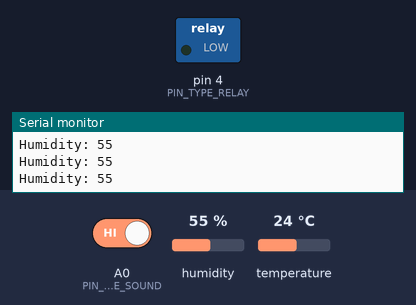
This sketch was run on a simulated Arduino Uno, built with avr-gcc and run on an emulated ATmega328P. Parts: switched loads named in the sketch (green lamp = pin HIGH), the last lines printed to the serial monitor. The test bench sets the inputs (shaded band); at power-on: A0 (PIN_TYPE_SOUND) HIGH, humidity 55 %, temperature 24 °C.

Above: at 2.8 s.
2.9 s: A0 (PIN_TYPE_SOUND) driven LOW
At 4.9 s:
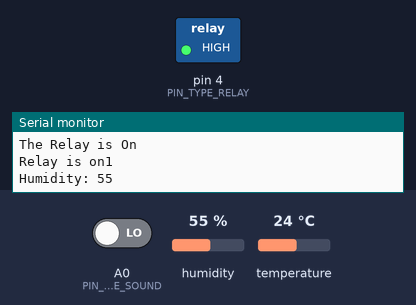
8.9 s: A0 (PIN_TYPE_SOUND) driven HIGH
At 9.4 s:
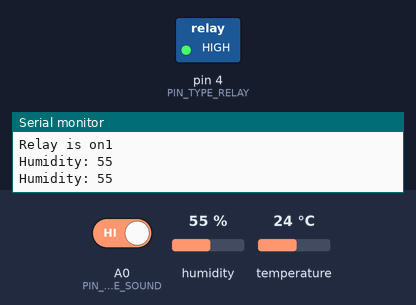
Timing chart, 0 to 11.9 s (numbered marks = the images above; inputs shaded):
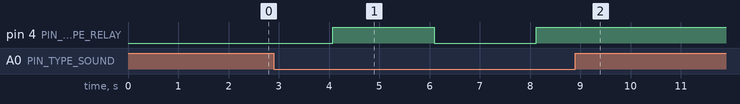

Measured:
- after the input at 2.9 s, pin 4 (PIN_TYPE_RELAY): LOW → HIGH after 1.2 s, → LOW 2.0 s later, → HIGH 2.0 s later
- after the input at 8.9 s, pin 4 (PIN_TYPE_RELAY): stops changing and stays HIGH

The sketch:

FINAL_CODE_RELAY_SOUND_HUMID.ino
```cpp
#include <DHT.h>

#define DHTTYPE DHT11
#define PIN_TYPE_DHT 7
#define PIN_TYPE_SOUND A0
#define PIN_TYPE_RELAY 4
#define TEMP_THRESHOLD 80
#define SOUND_THRESHOLD 500

int clap = 0;
long detection_range_start = 0;
long detection_range = 0;
unsigned long lastTempTriggered = 0;
unsigned long lastSoundTriggered = 0;
bool isTempTriggered = false;
bool isSoundTriggered = false;
bool isRelayOn = false;
boolean status_relay = false;

DHT dht(PIN_TYPE_DHT, DHTTYPE);

enum Task{
  READ_TEMPERATURE,
  CHECK_TEMPERATURE,
  CHECK_SOUND,
};

Task currentTask = READ_TEMPERATURE;

void setup(){
  pinMode(PIN_TYPE_RELAY, OUTPUT);
  pinMode(PIN_TYPE_SOUND, INPUT);
  Serial.begin(9600);
  dht.begin();
}

void loop(){
  switch (currentTask) {
    case READ_TEMPERATURE:
      readHumidityFunction();
      break;
    case CHECK_TEMPERATURE:
      checkTemperature();
      break;
    case CHECK_SOUND:
      checkSoundFunction();
      break;
  }
}

void readHumidityFunction(){
  float humidity = dht.readHumidity();
  displayTemperature(humidity);
  currentTask = CHECK_TEMPERATURE;
}

void displayTemperature(float ahumid){
  int humidity = ahumid;
  Serial.print("Humidity: ");
  Serial.println(humidity);
  delay(1000);
}

void checkTemperature(){
  float humidity = dht.readHumidity();
  if (humidity >= TEMP_THRESHOLD && !isTempTriggered){
    isTempTriggered = true;
    lastTempTriggered = millis();
    turnRelayOn();
  }else if (humidity <= TEMP_THRESHOLD && isTempTriggered){
    isTempTriggered = false;
    lastTempTriggered = millis();
    turnRelayOff();
  }
  currentTask = CHECK_SOUND;
}

void checkSoundFunction(){
  int soundValue = digitalRead(PIN_TYPE_SOUND);
  if(soundValue == 0){
    if(clap == 0){
      detection_range_start = detection_range = millis();
      clap++;
    }else if (clap > 0 && millis()-detection_range >= 50){
      detection_range = millis();
      clap++;
    }
  }
  if (millis()-detection_range_start >= 400)
  {
    if (clap == 2)
    {
      if (!status_relay)
      {
        status_relay = true;
        turnRelayOn();
        Serial.println("Relay is on1");
      }
      else if (status_relay)
      {
        status_relay = false;
        turnRelayOff();
        Serial.println("Relay is off1");
      }
    }
    clap = 0;
  }
  currentTask = READ_TEMPERATURE;
}

void turnRelayOn() {
  if (!isRelayOn) {
    isRelayOn = true;
    Serial.println("The Relay is On");
    digitalWrite(PIN_TYPE_RELAY, HIGH);
  }
}

void turnRelayOff() {
  if (isRelayOn) {
    isRelayOn = false;
    Serial.println("The Relay is Off");
    digitalWrite(PIN_TYPE_RELAY, LOW);
  }
}
```
